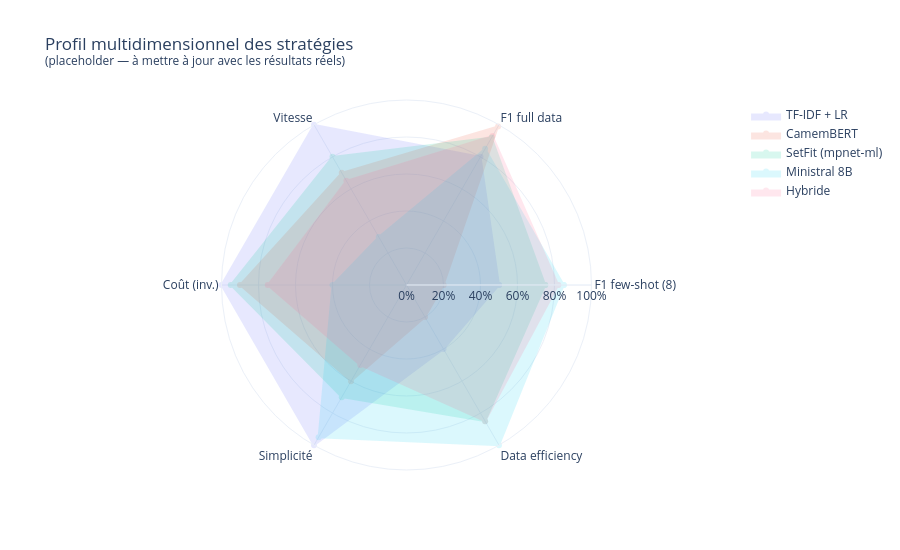

Notebook source saved alongside this figure:
### Markdown cell above
---
## 1. Graphique spider/radar — profil de chaque stratégie

Chaque dimension représente une qualité importante pour le déploiement.

### Code cell
# Scores normalisés [0-1] pour chaque dimension (à remplir avec les résultats réels)
# Format : {'modele': [f1_fewshot, f1_fulldata, vitesse, cout_inv, simplicite, data_efficiency]}
# - f1_fewshot : F1 en 8-shot (normalisé)
# - f1_fulldata : F1 en full data
# - vitesse : 1 - latence normalisée (plus = plus rapide)
# - cout_inv : 1 - coût normalisé (plus = moins cher)
# - simplicite : facilité de déploiement
# - data_efficiency : capacité à apprendre avec peu de données

# Placeholder — à remplacer avec les vrais résultats une fois tous les scripts lancés
categories_radar = ['F1 few-shot (8)', 'F1 full data', 'Vitesse', 'Coût (inv.)', 'Simplicité', 'Data efficiency']

# Exemple de données (à mettre à jour)
profiles = {
    'TF-IDF + LR':         [0.50, 0.80, 1.00, 1.00, 1.00, 0.40],
    'CamemBERT':           [0.20, 0.99, 0.70, 0.90, 0.60, 0.20],
    'SetFit (mpnet-ml)':   [0.75, 0.92, 0.80, 0.95, 0.70, 0.85],
    'Ministral 8B':        [0.85, 0.85, 0.30, 0.40, 0.95, 1.00],
    'Hybride':             [0.82, 0.93, 0.65, 0.75, 0.50, 0.85],
}

fig = go.Figure()
colors = ['#636EFA', '#EF553B', '#00CC96', '#19D3F3', '#FF6692']

for (name, values), color in zip(profiles.items(), colors):
    fig.add_trace(go.Scatterpolar(
        r=values + [values[0]],
        theta=categories_radar + [categories_radar[0]],
        fill='toself', fillcolor=color, opacity=0.15,
        line=dict(color=color, width=2),
        name=name,
    ))

fig.update_layout(
    polar=dict(radialaxis=dict(visible=True, range=[0, 1], tickformat='.0%')),
    title='Profil multidimensionnel des stratégies<br><sup>(placeholder — à mettre à jour avec les résultats réels)</sup>',
    height=550,
    template=TEMPLATE,
    showlegend=True,
)
fig.show()

### Figure 1 — Plotly figure (JSON) as saved in the notebook; plotly's stock layout.template omitted (floating-point values rounded to 4 significant figures)
{"data": [{"fill": "toself", "fillcolor": "#636EFA", "line": {"color": "#636EFA", "width": 2}, "name": "TF-IDF + LR", "opacity": 0.15, "r": [0.5, 0.8, 1.0, 1.0, 1.0, 0.4, 0.5], "theta": ["F1 few-shot (8)", "F1 full data", "Vitesse", "Coût (inv.)", "Simplicité", "Data efficiency", "F1 few-shot (8)"], "type": "scatterpolar"}, {"fill": "toself", "fillcolor": "#EF553B", "line": {"color": "#EF553B", "width": 2}, "name": "CamemBERT", "opacity": 0.15, "r": [0.2, 0.99, 0.7, 0.9, 0.6, 0.2, 0.2], "theta": ["F1 few-shot (8)", "F1 full data", "Vitesse", "Coût (inv.)", "Simplicité", "Data efficiency", "F1 few-shot (8)"], "type": "scatterpolar"}, {"fill": "toself", "fillcolor": "#00CC96", "line": {"color": "#00CC96", "width": 2}, "name": "SetFit (mpnet-ml)", "opacity": 0.15, "r": [0.75, 0.92, 0.8, 0.95, 0.7, 0.85, 0.75], "theta": ["F1 few-shot (8)", "F1 full data", "Vitesse", "Coût (inv.)", "Simplicité", "Data efficiency", "F1 few-shot (8)"], "type": "scatterpolar"}, {"fill": "toself", "fillcolor": "#19D3F3", "line": {"color": "#19D3F3", "width": 2}, "name": "Ministral 8B", "opacity": 0.15, "r": [0.85, 0.85, 0.3, 0.4, 0.95, 1.0, 0.85], "theta": ["F1 few-shot (8)", "F1 full data", "Vitesse", "Coût (inv.)", "Simplicité", "Data efficiency", "F1 few-shot (8)"], "type": "scatterpolar"}, {"fill": "toself", "fillcolor": "#FF6692", "line": {"color": "#FF6692", "width": 2}, "name": "Hybride", "opacity": 0.15, "r": [0.82, 0.93, 0.65, 0.75, 0.5, 0.85, 0.82], "theta": ["F1 few-shot (8)", "F1 full data", "Vitesse", "Coût (inv.)", "Simplicité", "Data efficiency", "F1 few-shot (8)"], "type": "scatterpolar"}], "layout": {"height": 550, "polar": {"radialaxis": {"range": [0, 1], "tickformat": ".0%", "visible": true}}, "showlegend": true, "title": {"text": "Profil multidimensionnel des stratégies<br><sup>(placeholder — à mettre à jour avec les résultats réels)</sup>"}}}
